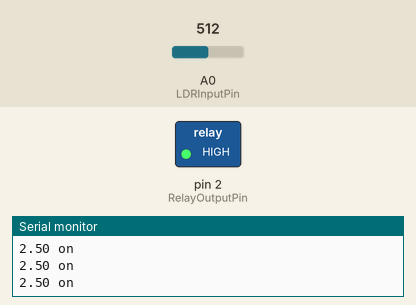
Recording of a sketch running on a simulated Arduino Uno, built with avr-gcc and run on an emulated ATmega328P. On the bench: switched loads named in the sketch (green lamp = pin HIGH), the last lines printed to the serial monitor. The inputs (shaded band) are chosen by the test bench; at power-on: A0 (LDRInputPin) = 512.

Above: at 1.2 s.
1.3 s: A0 (LDRInputPin) set to 598
4.3 s: A0 (LDRInputPin) set to 631
At 4.6 s:
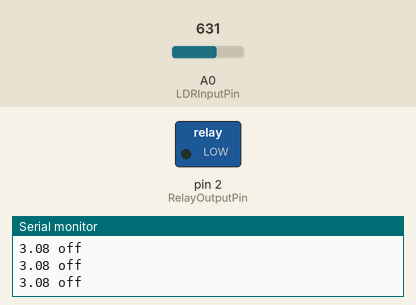
5.8 s: A0 (LDRInputPin) set to 511
At 6.8 s:
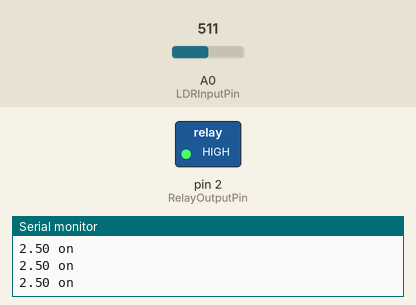
7.3 s: A0 (LDRInputPin) set to 716
At 8.2 s:
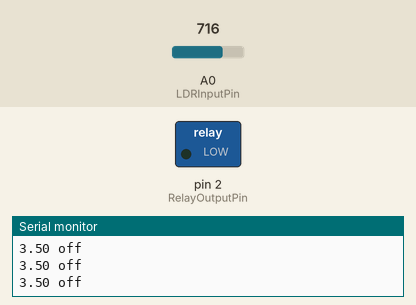
Timing chart, 0 to 9.8 s (numbered marks = the images above; inputs shaded):
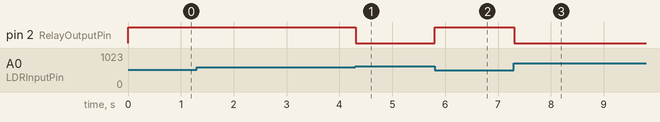

The sketch:

photoresistorRelaySwitching.ino
```cpp
int LDRInputPin = A0;
int RelayOutputPin = 2;
float LDRThreshVoltage = 3;

// analogRead() gives a value from 0 - 1024, which can be used as-is, or be converted into a P.D.
// AU = Arbitary Unit
float AUtoVoltage(int AU, float maxPD) {
  float voltsPerUnit = maxPD/1024.0;
  float voltage = voltsPerUnit * AU;
  return voltage;
}

// this model is inefficient. How can it be restructured to conserve # computations

void setup() {
  // put your setup code here, to run once:
  pinMode(LDRInputPin, INPUT);
  pinMode(RelayOutputPin, OUTPUT);
  Serial.begin(9600);
}

void loop() {
  // put your main code here, to run repeatedly:
  int RAWldrValue = analogRead(LDRInputPin);
  float LDRpdValue = AUtoVoltage(RAWldrValue, 5);
  Serial.print(LDRpdValue);
  Serial.print(" ");

  if (LDRpdValue <= LDRThreshVoltage) { // we can decide if we want the boundary to trip the switch or not - the accuracy/number of S.F.s used will affect this (more will mean threshold is smaller)
    Serial.println("on");
    digitalWrite(RelayOutputPin, HIGH); // could hold the state of the pin in memory and perform a check, but this is easier
  } else {
    Serial.println("off");
    digitalWrite(RelayOutputPin, LOW);
  }

  delay(10);
}
```

Measured:
- the behaviour switches between 614 and 615 on A0 (LDRInputPin) (found by bisection; images 0 and 1)
- after the input at 4.3 s, pin 2 (RelayOutputPin): HIGH → LOW at once
- after the input at 5.8 s, pin 2 (RelayOutputPin): LOW → HIGH at once
- after the input at 7.3 s, pin 2 (RelayOutputPin): HIGH → LOW at once
